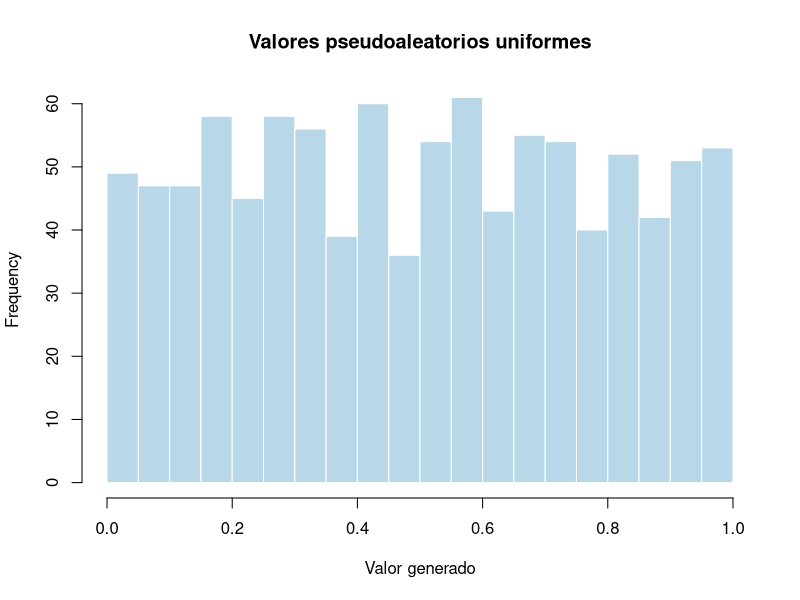
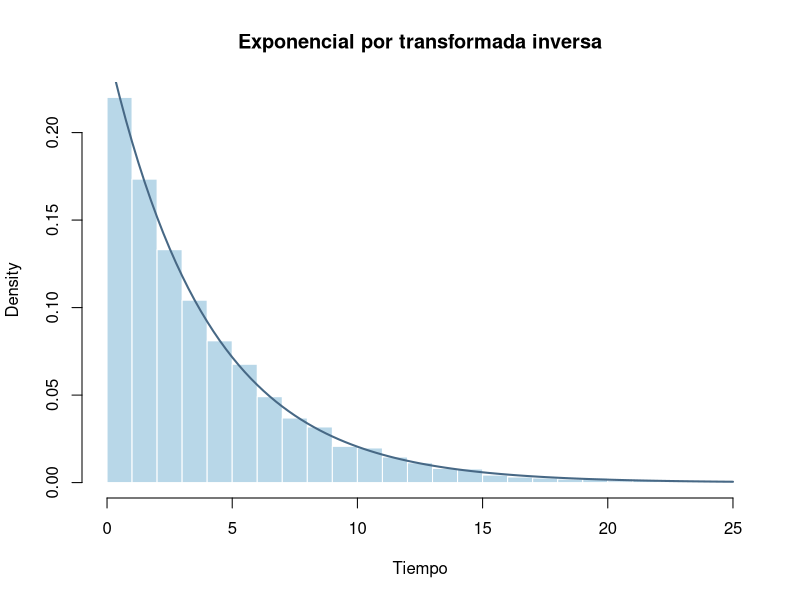
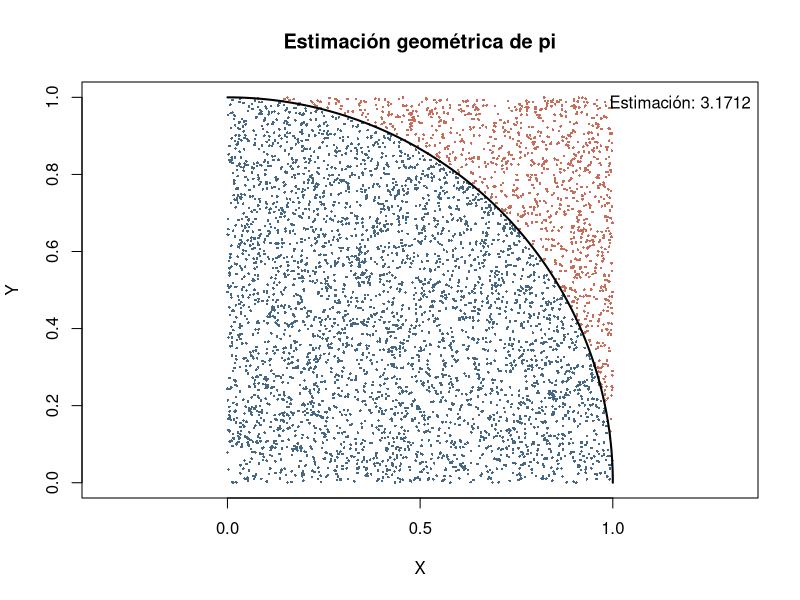
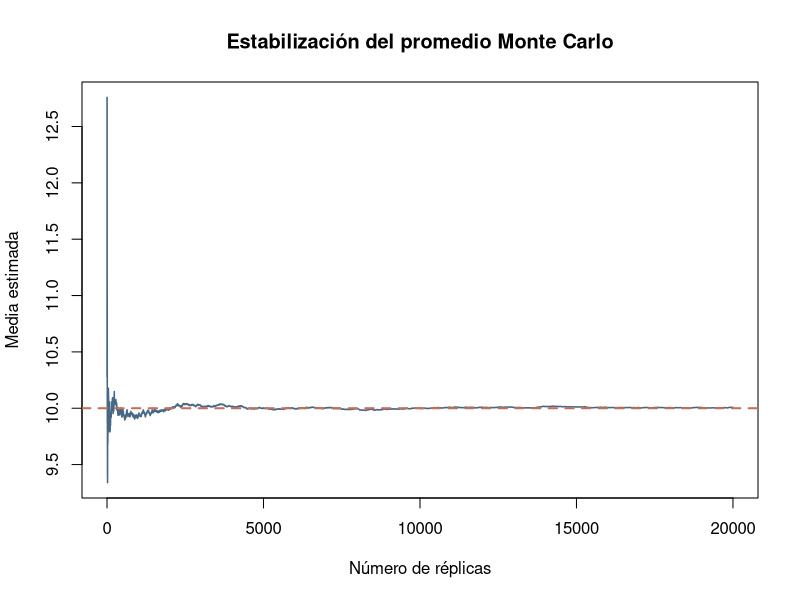

These charts were generated, in order, by the following R code:
## ---- chunk 1
knitr::opts_chunk$set(echo = TRUE, warning = FALSE, message = FALSE,
                      fig.width = 8, fig.height = 5, fig.align = "center")
## ---- chunk 2
set.seed(4101)
u <- runif(1000)
hist(u, breaks = 20, col = "#B8D7E8", border = "white",
     main = "Valores pseudoaleatorios uniformes", xlab = "Valor generado")
summary(u)
## ---- chunk 3
set.seed(4104)
lambda <- 0.25
u <- runif(10000)
x_inversa <- -log1p(-u) / lambda
x_r <- rexp(10000, rate = lambda)
hist(x_inversa, probability = TRUE, breaks = 40,
     col = "#B8D7E8", border = "white", xlim = c(0, 25),
     main = "Exponencial por transformada inversa", xlab = "Tiempo")
curve(dexp(x, rate = lambda), add = TRUE, col = "#476885", lwd = 2)
c(media_inversa = mean(x_inversa),
  media_generador_R = mean(x_r), media_teorica = 1/lambda)
## ---- chunk 4
set.seed(4102)
n <- 5000
x <- runif(n)
y <- runif(n)
dentro <- x^2 + y^2 <= 1
pi_est <- 4 * mean(dentro)
plot(x, y, pch = 16, cex = 0.35,
     col = ifelse(dentro, "#476885", "#C76D59"),
     asp = 1, xlab = "X", ylab = "Y",
     main = "Estimación geométrica de pi")
t <- seq(0, pi/2, length.out = 250)
lines(cos(t), sin(t), lwd = 2)
legend("topright", legend = paste("Estimación:", round(pi_est, 5)), bty = "n")
c(estimacion = pi_est, valor_referencia = pi, error_absoluto = abs(pi_est-pi))
## ---- chunk 5
set.seed(4103)
n <- 10000
d1 <- sample(1:6, n, replace = TRUE)
d2 <- sample(1:6, n, replace = TRUE)
suma <- d1 + d2
c(probabilidad_simulada = mean(suma >= 10),
  probabilidad_teorica = 1/6)
## ---- chunk 6
set.seed(4105)
u <- runif(20000)
y <- u^2
estimacion <- mean(y)
se <- sd(y) / sqrt(length(y))
c(estimacion = estimacion, valor_teorico = 1/3,
  error_estandar = se,
  limite_inferior = estimacion - 1.96*se,
  limite_superior = estimacion + 1.96*se)
## ---- chunk 7
set.seed(4106)
z <- rnorm(20000, mean = 10, sd = 3)
promedio_acumulado <- cumsum(z) / seq_along(z)
plot(promedio_acumulado, type = "l", col = "#476885", lwd = 1.5,
     xlab = "Número de réplicas", ylab = "Media estimada",
     main = "Estabilización del promedio Monte Carlo")
abline(h = 10, col = "#C76D59", lty = 2, lwd = 2)
## ---- chunk 8
set.seed(4111)
d <- rbinom(10000, size = 50, prob = 0.04)
c(MonteCarlo = mean(d >= 4), teorico = 1-pbinom(3, 50, 0.04))
## ---- chunk 9
set.seed(4112)
d <- rpois(10000, lambda = 18)
s <- 22
c(prob_faltante = mean(d > s), faltante_medio = mean(pmax(d-s, 0)),
  ventas_medias = mean(pmin(d,s)))
## ---- chunk 10
set.seed(4113)
t <- rweibull(20000, shape = 2, scale = 1500)
c(MonteCarlo = mean(t > 1200), teorico = exp(-(1200/1500)^2))
## ---- chunk 11
set.seed(4114)
s <- rexp(10000, rate = 1/6)
c(prob_mas_10 = mean(s > 10), percentil90 = unname(quantile(s, 0.9)),
  prob_teorica = pexp(10, rate = 1/6, lower.tail = FALSE))
## ---- chunk 12
set.seed(4115)
l <- rlnorm(20000, meanlog = 2, sdlog = 0.5)
c(perdida_media = mean(l), prob_superar_15 = mean(l > 15),
  cuantil95 = unname(quantile(l, 0.95)))
## ---- chunk 13
set.seed(4116)
n <- 100
llegadas <- cumsum(rexp(n, rate = 1/8))
servicios <- rexp(n, rate = 1/6)
inicio <- salida <- espera <- numeric(n)
for (i in seq_len(n)) {
  previo <- if (i == 1) 0 else salida[i-1]
  inicio[i] <- max(llegadas[i], previo)
  salida[i] <- inicio[i] + servicios[i]
  espera[i] <- inicio[i] - llegadas[i]
}
c(espera_media = mean(espera), prob_esperar = mean(espera > 0),
  espera_maxima = max(espera))
